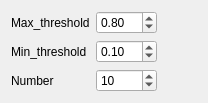
             <widget class="QWidget" name="to_variance_threshold">
              <layout class="QGridLayout" name="gridLayout_15">
               <item row="0" column="0">
                <widget class="QLabel" name="label_variancesthreshold">
                 <property name="text">
                  <string>Max_threshold</string>
                 </property>
                </widget>
               </item>
               <item row="1" column="1">
                <widget class="QDoubleSpinBox" name="doubleSpinBox_variancethreshold_min">
                 <property name="maximum">
                  <double>1.000000000000000</double>
                 </property>
                 <property name="singleStep">
                  <double>0.100000000000000</double>
                 </property>
                 <property name="value">
                  <double>0.100000000000000</double>
                 </property>
                </widget>
               </item>
               <item row="0" column="1">
                <widget class="QDoubleSpinBox" name="doubleSpinBox_variancethreshold_max">
                 <property name="maximum">
                  <double>1.000000000000000</double>
                 </property>
                 <property name="singleStep">
                  <double>0.100000000000000</double>
                 </property>
                 <property name="value">
                  <double>0.800000000000000</double>
                 </property>
                </widget>
               </item>
               <item row="1" column="0">
                <widget class="QLabel" name="label_18">
                 <property name="text">
                  <string>Min_threshold</string>
                 </property>
                </widget>
               </item>
               <item row="0" column="2">
                <spacer name="horizontalSpacer_10">
                 <property name="orientation">
                  <enum>Qt::Horizontal</enum>
                 </property>
                 <property name="sizeHint" stdset="0">
                  <size>
                   <width>40</width>
                   <height>20</height>
                  </size>
                 </property>
                </spacer>
               </item>
               <item row="2" column="0">
                <widget class="QLabel" name="label_20">
                 <property name="text">
                  <string>Number</string>
                 </property>
                </widget>
               </item>
               <item row="2" column="1">
                <widget class="QSpinBox" name="spinBox_variancethreshold_num">
                 <property name="maximum">
                  <number>10000</number>
                 </property>
                 <property name="singleStep">
                  <number>5</number>
                 </property>
                 <property name="value">
                  <number>10</number>
                 </property>
                </widget>
               </item>
              </layout>
             </widget>
